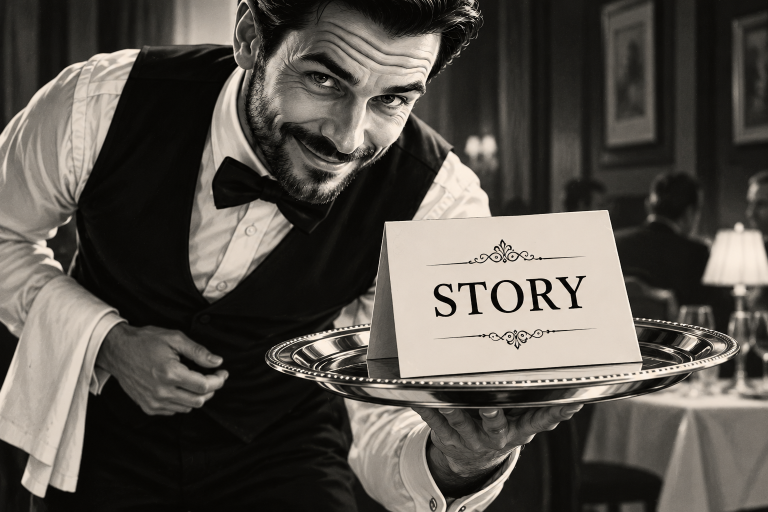
#> input picture img/general/serve_story.png, 1536 x 1024 px (shown at 1/2 size)
$ python make_social_cards.py
#> lines starting #> are read from the running program, lines starting #| are printed output that depends on the picture
#!/usr/bin/env python3
"""
make_social_cards.py — build 1200x630 JPEG share cards for blog posts.

Each card is the post's hero image cropped to the 1.91:1 social ratio and
saved under img/social/<slug>.jpg (kept under 250KB, which Facebook and X
fetch reliably). Wide-enough sources are cropped; `focus` (0 = top,
1 = bottom) picks which band of a taller image survives the crop.

Usage:
    python3 tools/make_social_cards.py            # build every card below
    python3 tools/make_social_cards.py serve-the-story

Then point the post's og:image and twitter:image at
https://peevishpenman.com/img/social/<slug>.jpg.
Requires Pillow.
"""
import os
import sys
from PIL import Image

ROOT = os.path.dirname(os.path.dirname(os.path.abspath(__file__)))
W, H = 1200, 630
MAX_BYTES = 250 * 1024

# slug: (source image, vertical focus)
CARDS = {
    'serve-the-story': ('img/general/serve_story.png', 0),
    'write-what-you-know': ('img/general/astronaut_and_unicorn.png', 0.35),
    'reader-comments-honest-open-immediate': ('img/general/happy_and_angry_readers.png', 0.3),
    'tips-to-name-your-characters': ('img/general/speculative_fiction_fellowship.png', 0.2),
    '10-modern-books-for-fans-of-isaac-asimov': ('img/general/asimov.png', 0.15),
    'how-old-is-your-book-in-book-years': ('img/general/book_bandit.png', 0.4),
    'the-caregiver': ('img/archetypes/caregiver_archetype.webp', 0.2),
}


def build(slug, src, focus):
#> called with slug = 'serve-the-story', src = 'img/general/serve_story.png', focus = 0
    im = Image.open(os.path.join(ROOT, src)).convert('RGB')
#> im is the input picture: PIL image 1536x1024 RGB; mean R, G, B 86.3, 81.7, 75.5
    w, h = im.size
#> w = 1536; h = 1024
    target = W / H
    if w / h > target:  # too wide: trim the sides
        nw = round(h * target)
        left = round((w - nw) / 2)
        box = (left, 0, left + nw, h)
    else:  # too tall: trim top and bottom around the focus
        nh = round(w / target)
#> nh = 806
        top = round((h - nh) * focus)
#> top = 0
        box = (0, top, w, top + nh)
#> box = (0, 0, 1536, 806)
    card = im.crop(box).resize((W, H), Image.LANCZOS)
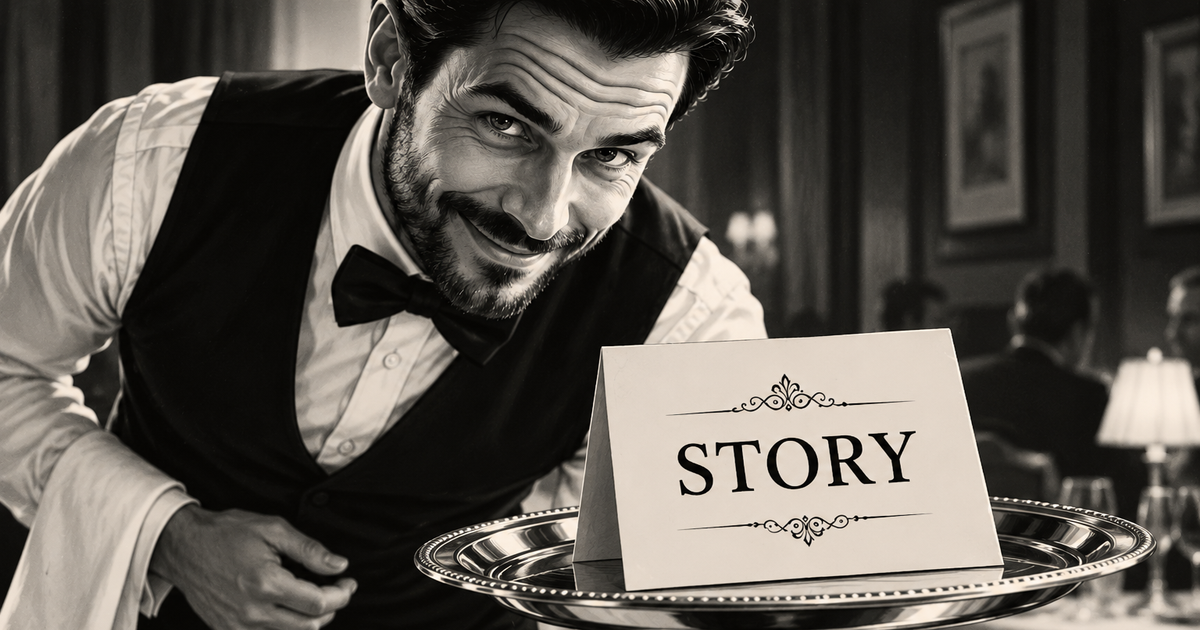
#> card: PIL image 1200x630 RGB; mean R, G, B 91.1, 86.3, 79.9
    out = os.path.join(ROOT, 'img', 'social', slug + '.jpg')
    for q in (88, 84, 80, 76, 72, 68, 64):
        card.save(out, 'JPEG', quality=q, optimize=True, progressive=True)
        if os.path.getsize(out) <= MAX_BYTES:
            break
    print(f'{slug}: {os.path.getsize(out) // 1024}KB (q{q})')
#| serve-the-story: 123KB (q88)


if __name__ == '__main__':
    slugs = sys.argv[1:] or list(CARDS)
    for s in slugs:
        build(s, *CARDS[s])
#> pass 2 of the loop `for s in slugs:`:
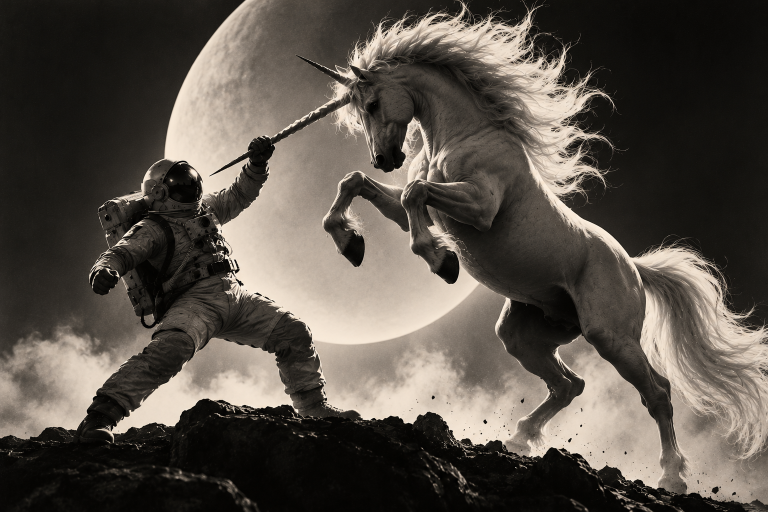
#> input picture img/general/astronaut_and_unicorn.png, 1536 x 1024 px (shown at 1/2 size)
#> in build, im is the input picture: PIL image 1536x1024 RGB; mean R, G, B 87.4, 80.6, 72.8
#> in build (call 2), `card = im.crop(box).resize((W, H), Image.LANCZOS)`:
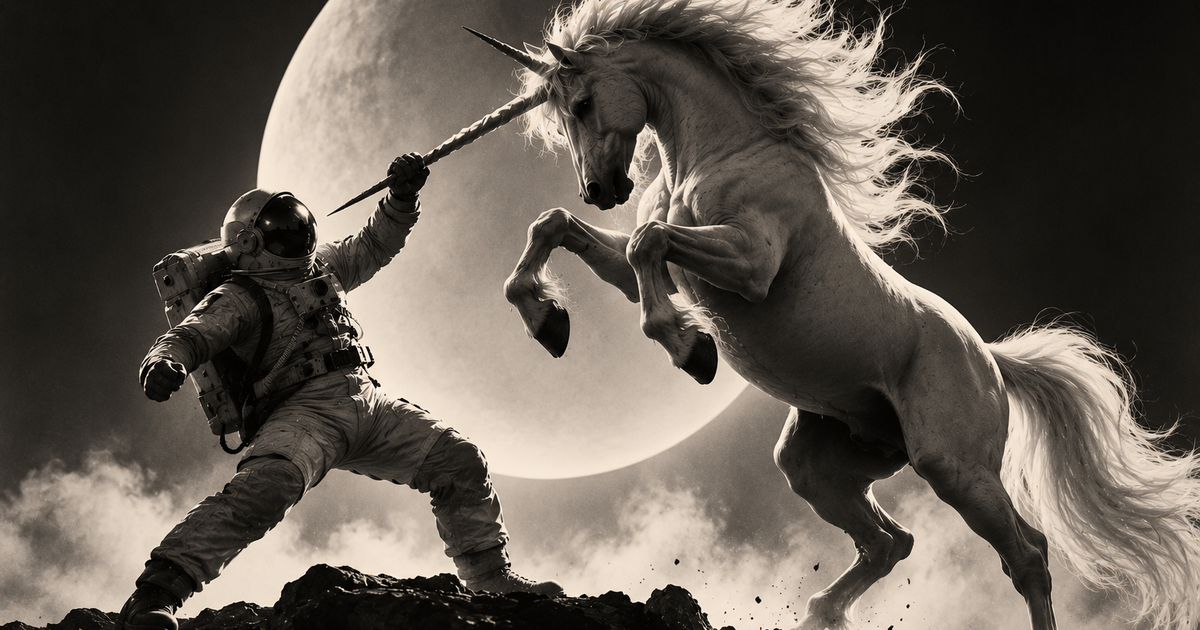
#> card: PIL image 1200x630 RGB; mean R, G, B 98.8, 91.1, 82.6
#| write-what-you-know: 151KB (q88)
#> pass 3 of the loop `for s in slugs:`:
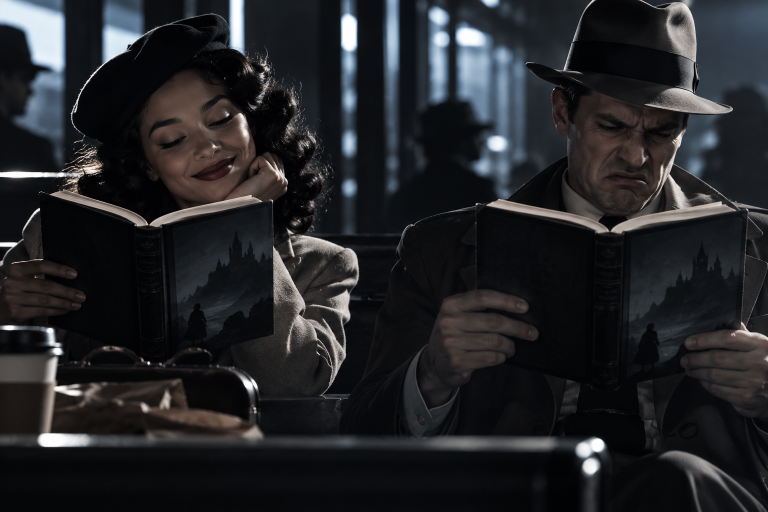
#> input picture img/general/happy_and_angry_readers.png, 1536 x 1024 px (shown at 1/2 size)
#> in build, im is the input picture: PIL image 1536x1024 RGB; mean R, G, B 36, 36.8, 39.6
#> in build (call 3), `card = im.crop(box).resize((W, H), Image.LANCZOS)`:
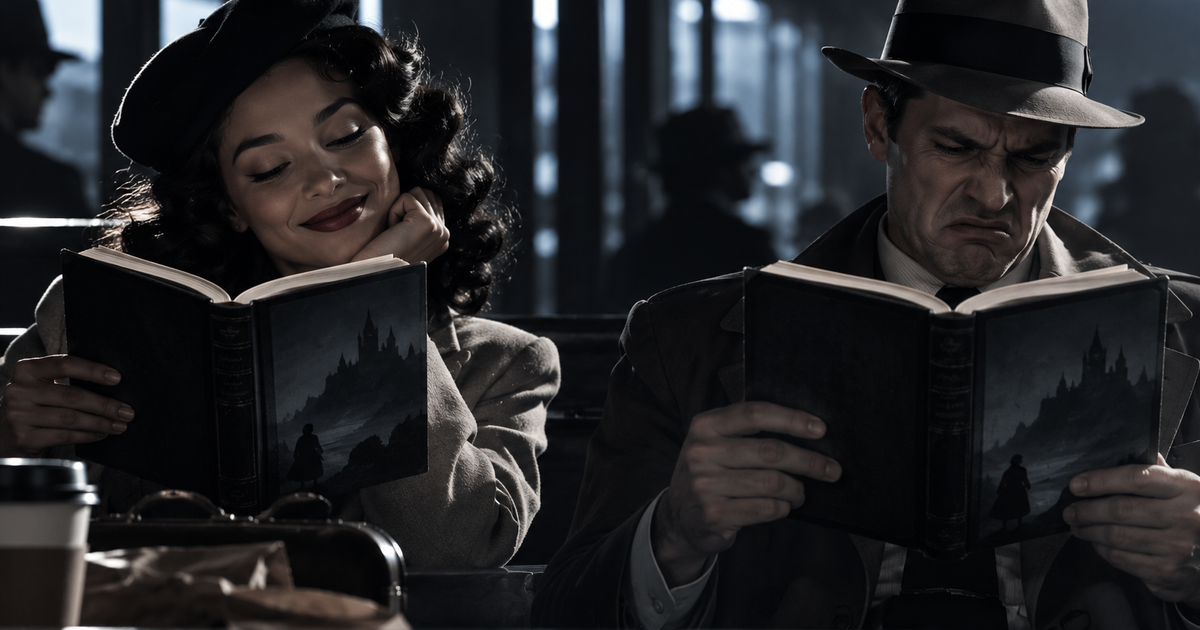
#> card: PIL image 1200x630 RGB; mean R, G, B 36.8, 37.1, 39.6
#| reader-comments-honest-open-immediate: 102KB (q88)
#> (the run stopped early here; a loop or call above may not have finished)
